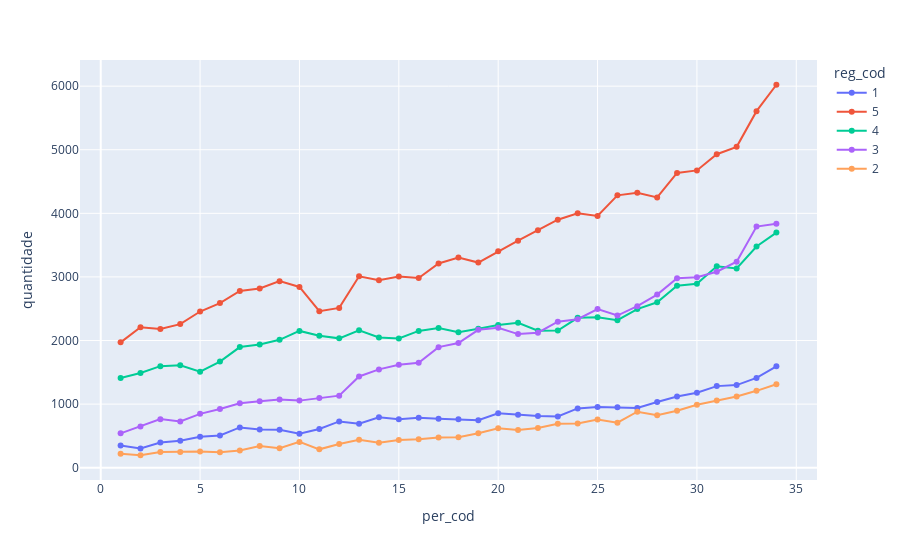

The notebook cell this image was saved under:
### Code cell
#quantidade por regiao em cada periodo (linegraph) 
dadosRegPeriodo = BancoLocal.buscar_dados('reg_periodo')
fig = px.line(dadosRegPeriodo, x='per_cod', y='quantidade', color='reg_cod', markers=True)
fig.show()

### Figure 1 — Plotly figure (JSON) as saved in the notebook; plotly's stock layout.template omitted (floating-point values rounded to 4 significant figures)
{"data": [{"hovertemplate": "reg_cod=1<br>per_cod=%{x}<br>quantidade=%{y}<extra></extra>", "legendgroup": "1", "line": {"color": "#636efa", "dash": "solid"}, "marker": {"symbol": "circle"}, "mode": "lines+markers", "name": "1", "orientation": "v", "showlegend": true, "type": "scatter", "x": [1, 2, 3, 4, 5, 6, 7, 8, 9, 10, 11, 12, 13, 14, 15, 16, 17, 18, 19, 20, 21, 22, 23, 24, 25, 26, 27, 28, 29, 30, 31, 32, 33, 34], "xaxis": "x", "y": [349, 304, 396, 425, 486, 508, 634, 600, 598, 535, 610, 728, 692, 792, 763, 784, 771, 764, 747, 857, 831, 812, 807, 932, 956, 950, 940, 1034, 1121, 1180, 1283, 1299, 1412, 1594], "yaxis": "y"}, {"hovertemplate": "reg_cod=5<br>per_cod=%{x}<br>quantidade=%{y}<extra></extra>", "legendgroup": "5", "line": {"color": "#EF553B", "dash": "solid"}, "marker": {"symbol": "circle"}, "mode": "lines+markers", "name": "5", "orientation": "v", "showlegend": true, "type": "scatter", "x": [1, 2, 3, 4, 5, 6, 7, 8, 9, 10, 11, 12, 13, 14, 15, 16, 17, 18, 19, 20, 21, 22, 23, 24, 25, 26, 27, 28, 29, 30, 31, 32, 33, 34], "xaxis": "x", "y": [1971, 2209, 2182, 2258, 2456, 2589, 2780, 2819, 2934, 2842, 2462, 2513, 3010, 2948, 3008, 2984, 3211, 3305, 3226, 3404, 3570, 3735, 3900, 4002, 3959, 4283, 4323, 4249, 4635, 4675, 4930, 5046, 5607, 6022], "yaxis": "y"}, {"hovertemplate": "reg_cod=4<br>per_cod=%{x}<br>quantidade=%{y}<extra></extra>", "legendgroup": "4", "line": {"color": "#00cc96", "dash": "solid"}, "marker": {"symbol": "circle"}, "mode": "lines+markers", "name": "4", "orientation": "v", "showlegend": true, "type": "scatter", "x": [1, 2, 3, 4, 5, 6, 7, 8, 9, 10, 11, 12, 13, 14, 15, 16, 17, 18, 19, 20, 21, 22, 23, 24, 25, 26, 27, 28, 29, 30, 31, 32, 33, 34], "xaxis": "x", "y": [1411, 1489, 1597, 1611, 1510, 1669, 1897, 1939, 2011, 2151, 2074, 2034, 2162, 2047, 2033, 2151, 2196, 2131, 2185, 2245, 2279, 2154, 2156, 2357, 2365, 2319, 2494, 2602, 2862, 2891, 3167, 3132, 3479, 3697], "yaxis": "y"}, {"hovertemplate": "reg_cod=3<br>per_cod=%{x}<br>quantidade=%{y}<extra></extra>", "legendgroup": "3", "line": {"color": "#ab63fa", "dash": "solid"}, "marker": {"symbol": "circle"}, "mode": "lines+markers", "name": "3", "orientation": "v", "showlegend": true, "type": "scatter", "x": [1, 2, 3, 4, 5, 6, 7, 8, 9, 10, 11, 12, 13, 14, 15, 16, 17, 18, 19, 20, 21, 22, 23, 24, 25, 26, 27, 28, 29, 30, 31, 32, 33, 34], "xaxis": "x", "y": [540, 647, 764, 727, 847, 924, 1013, 1045, 1073, 1055, 1095, 1133, 1435, 1546, 1620, 1651, 1896, 1961, 2168, 2202, 2101, 2123, 2297, 2336, 2494, 2393, 2540, 2722, 2981, 2996, 3082, 3239, 3792, 3837], "yaxis": "y"}, {"hovertemplate": "reg_cod=2<br>per_cod=%{x}<br>quantidade=%{y}<extra></extra>", "legendgroup": "2", "line": {"color": "#FFA15A", "dash": "solid"}, "marker": {"symbol": "circle"}, "mode": "lines+markers", "name": "2", "orientation": "v", "showlegend": true, "type": "scatter", "x": [1, 2, 3, 4, 5, 6, 7, 8, 9, 10, 11, 12, 13, 14, 15, 16, 17, 18, 19, 20, 21, 22, 23, 24, 25, 26, 27, 28, 29, 30, 31, 32, 33, 34], "xaxis": "x", "y": [220, 196, 247, 247, 256, 242, 270, 340, 307, 406, 289, 372, 439, 393, 437, 447, 476, 478, 542, 620, 593, 624, 692, 694, 759, 708, 881, 826, 896, 991, 1058, 1119, 1209, 1312], "yaxis": "y"}], "layout": {"legend": {"title": {"text": "reg_cod"}, "tracegroupgap": 0}, "margin": {"t": 60}, "xaxis": {"anchor": "y", "domain": [0, 1], "title": {"text": "per_cod"}}, "yaxis": {"anchor": "x", "domain": [0, 1], "title": {"text": "quantidade"}}}}
